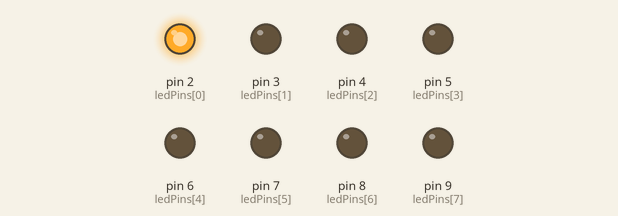
Simulated run of this sketch. Board: Arduino Uno, built with avr-gcc and run on an emulated ATmega328P. Shown: output pins drawn as LEDs (lit = HIGH).

Above: at 0.2 s.
At 0.7 s:
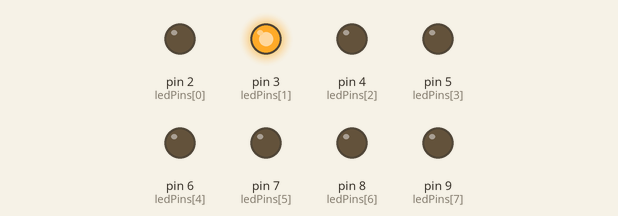
At 2.2 s:
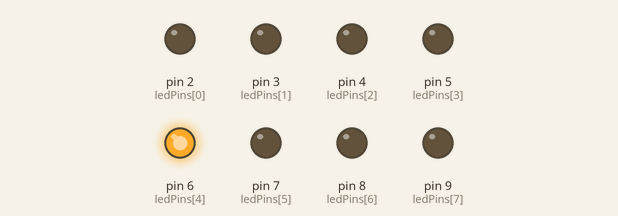
At 4.0 s:
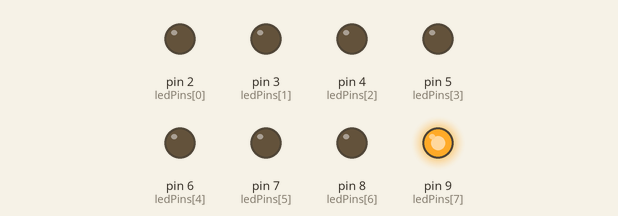
At 6.7 s:
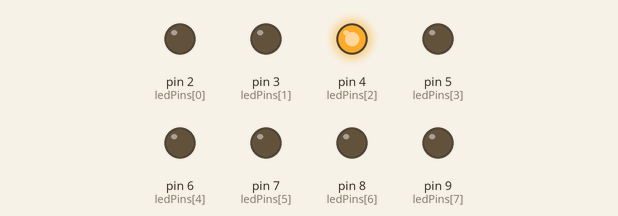
At 9.7 s:
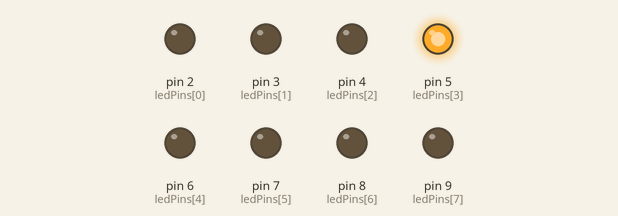
Timing chart, 0 to 10.4 s (numbered marks = the images above):
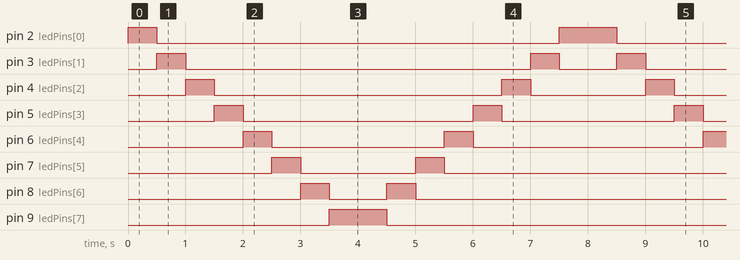

The sketch:

Arduino_led_series.ino
```cpp
// Define the pins for the LEDs
int ledPins[] = {2, 3, 4, 5,6,7,8,9}; // Add or modify pins as needed
int numLEDs = sizeof(ledPins) / sizeof(ledPins[0]);

void setup() {
  // Set up the LED pins as outputs
  for (int i = 0; i < numLEDs; i++) {
    pinMode(ledPins[i], OUTPUT);
  }
}

void loop() {
  // Blink the LEDs one after another
  for (int i = 0; i < numLEDs; i++) {
    digitalWrite(ledPins[i], HIGH);   // Turn the current LED on
    delay(500);                        // Wait for 500 milliseconds
    digitalWrite(ledPins[i], LOW);    // Turn the current LED off
           // Wait for 500 milliseconds
  }
  for (int i = numLEDs - 1; i >= 0; i--) {
    digitalWrite(ledPins[i], HIGH);
    delay(500);
    digitalWrite(ledPins[i], LOW);
  }
}
```

Measured:
- by itself, pin 2 (ledPins[0]): repeats every 8.0 s: LOW 7.0 s, HIGH 1.0 s
- by itself, pin 3 (ledPins[1]): repeats every 8.0 s: LOW 6.0 s, HIGH 0.50 s, LOW 1.0 s, HIGH 0.50 s
- by itself, pin 4 (ledPins[2]): repeats every 8.0 s: LOW 5.0 s, HIGH 0.50 s, LOW 2.0 s, HIGH 0.50 s
- by itself, pin 5 (ledPins[3]): repeats every 8.0 s: LOW 4.0 s, HIGH 0.50 s, LOW 3.0 s, HIGH 0.50 s
- by itself, pin 6 (ledPins[4]): repeats every 8.0 s: LOW 3.0 s, HIGH 0.50 s, LOW 4.0 s, HIGH 0.50 s
- by itself, pin 7 (ledPins[5]): repeats every 8.0 s: LOW 2.0 s, HIGH 0.50 s, LOW 5.0 s, HIGH 0.50 s
- by itself, pin 8 (ledPins[6]): repeats every 8.0 s: LOW 1.0 s, HIGH 0.50 s, LOW 6.0 s, HIGH 0.50 s
- by itself, pin 9 (ledPins[7]): alternates HIGH for 1.0 s and LOW for 7.0 s
